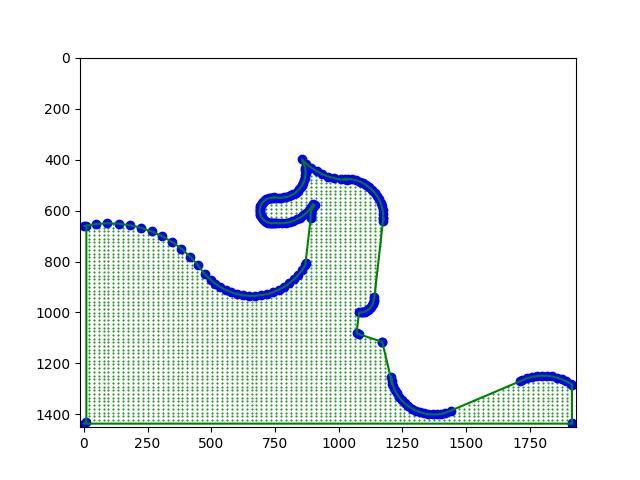

This figure's Python source:
import numpy as np
from scipy import interpolate
import matplotlib.pyplot as plt
import shapely.geometry as geom

def circle(R, x0, y0, t0, t1):
    t=np.arange(t0, t1, 0.1)
    x = R * np.cos(t)+x0
    y = R * np.sin(t)+y0
    return x, y

def circle_r(R, x0, y0, t0, t1):
    t=np.arange(t1, t0, -0.1)
    x = R * np.cos(t)+x0
    y = R * np.sin(t)+y0
    return x, y

coords = circle(450, 100, 1100, -1.79, -0.5)

coords_1 = circle_r(240, 660, 695, 6.7, 8.6)  
x = np.append(coords[0], coords_1[0])
y = np.append(coords[1], coords_1[1])


coords_line = np.array([[870, 890], [805, 630]])
x = np.append(x, coords_line[0])
y = np.append(y, coords_line[1])


coords_3 = circle(50, 940, 615, 3.05, 4.05)
x = np.append(x, coords_3[0])
y = np.append(y, coords_3[1])


coords_4 = circle(150, 770, 500, 6.8, 8)
x = np.append(x, coords_4[0])
y = np.append(y, coords_4[1])


coords_5 = circle(50, 740, 600, 1.4, 4.9)
x = np.append(x, coords_5[0])
y = np.append(y, coords_5[1])


coords_6 = circle_r(100, 770, 450, 6, 8.1)
x = np.append(x, coords_6[0])
y = np.append(y, coords_6[1])


coords_7 = circle_r(250, 1040, 230, 1.5, 2.4)
x = np.append(x, coords_7[0])
y = np.append(y, coords_7[1])


coords_8 = circle(150, 1025, 625, 4.7, 6.5)
x = np.append(x, coords_8[0])
y = np.append(y, coords_8[1])

coords_line = np.array([[1175, 1140], [630, 940]])
x = np.append(x, coords_line[0])
y = np.append(y, coords_line[1])


coords_10 = circle(55, 1083, 945, 6.4, 7.9)
x = np.append(x, coords_10[0])
y = np.append(y, coords_10[1])

coords_line = np.array([[1080, 1070], [1000, 1080]])
x = np.append(x, coords_line[0])
y = np.append(y, coords_line[1])


coords_line = np.array([[1079, 1170], [1085, 1115]])
x = np.append(x, coords_line[0])
y = np.append(y, coords_line[1])


coords_line = np.array([[1171, 1210], [1116, 1280]])
x = np.append(x, coords_line[0])
y = np.append(y, coords_line[1])


coords_14 = circle_r(170, 1373, 1230, 1.2, 3)
x = np.append(x, coords_14[0])
y = np.append(y, coords_14[1])


coords_line = np.array([[1440, 1710], [1385, 1270]])
x = np.append(x, coords_line[0])
y = np.append(y, coords_line[1])


coords_16 = circle(200, 1802, 1448, -2, -0.9)
x = np.append(x, coords_16[0])
y = np.append(y, coords_16[1])


coords_line = np.array([[1915, 1915], [1283, 1435]])
x = np.append(x, coords_line[0])
y = np.append(y, coords_line[1])

coords_line = np.array([[1916, 0], [1436, 1436]])
x = np.append(x, coords_line[0])
y = np.append(y, coords_line[1])

coords_line = np.array([[10, 10], [1430, 660]])
x = np.append(x, coords_line[0])
y = np.append(y, coords_line[1])

spline_coords, figure_spline_part = interpolate.splprep([x, y], s=0)
spline_curve = interpolate.splev(figure_spline_part, spline_coords)

coords = []
for i in range(len(spline_curve[0])):
    coords.append([spline_curve[0][i], spline_curve[1][i]])

poly = geom.Polygon(coords)
pointsnumber = 100
x_limits = [0, 1916]
y_limits = [0, 1436]

points = []
for x_coord in np.linspace(*x_limits, pointsnumber):
    for y_coord in np.linspace(*y_limits, pointsnumber):
        p = geom.Point(x_coord, y_coord)
        if p.within(poly):
            plt.plot(x_coord, y_coord, 'go', ms=0.5)

plt.plot(x, y, 'bo')
plt.axis('equal')
plt.plot(spline_curve[0], spline_curve[1], 'g')
plt.xlim([0, 1916])
plt.ylim([1450, 0])
plt.savefig('Horse_poligon.jpg')